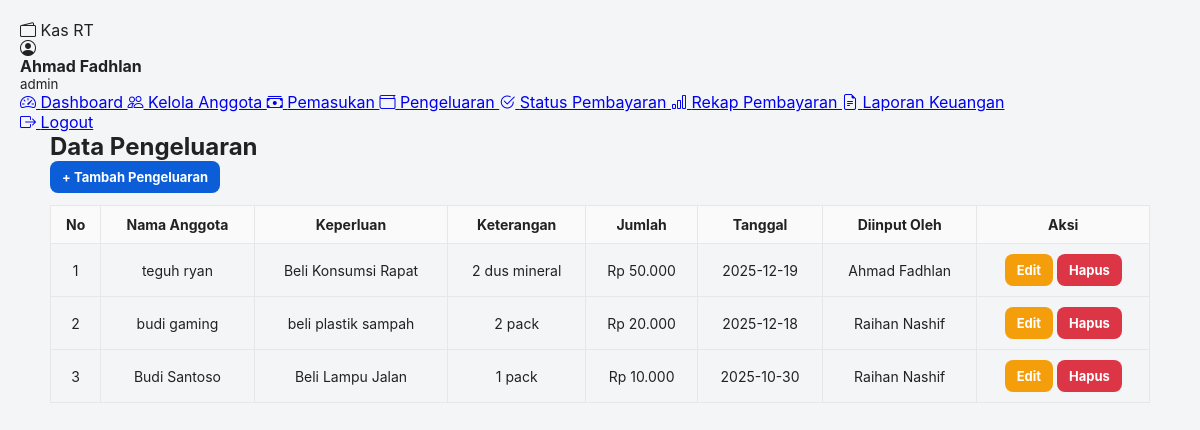
/frontend/admin/pengeluaran.php (signed in), run on the app's committed database.
### tables this page shows
CREATE TABLE `pengeluaran` (
  `id_pengeluaran` int(11) NOT NULL,
  `tanggal` date NOT NULL,
  `keperluan` varchar(100) NOT NULL,
  `jumlah` decimal(12,2) NOT NULL,
  `keterangan` varchar(255) DEFAULT NULL,
  `id_users` int(11) DEFAULT NULL,
  `input_by` int(11) NOT NULL
);

CREATE TABLE `users` (
  `id_users` int(11) NOT NULL,
  `nama` varchar(100) NOT NULL,
  `username` varchar(50) NOT NULL,
  `password` varchar(255) NOT NULL,
  `role` enum('superadmin','admin','anggota') NOT NULL,
  `alamat` varchar(200) DEFAULT NULL,
  `no_hp` varchar(20) DEFAULT NULL
);

### frontend/admin/pengeluaran.php (the view, shortened to what this page needs)
<?php
require "../config/koneksi.php";
include "../partials/navbar.php";
?>
<div class="container py-5">
    <h2 class="mb-4">Data Pengeluaran</h2>
    <div class="mb-3">
        <a href="tambah_pengeluaran.php" class="btn btn-primary">+ Tambah Pengeluaran</a>
    </div>
    <div class="table-responsive">
        <table class="table table-bordered table-striped align-middle">
            <thead class="table-dark text-center">
                <tr>
                    <th>No</th>
                    <th>Nama Anggota</th>
                    <th>Keperluan</th>
                    <th>Keterangan</th>
                    <th>Jumlah</th>
                    <th>Tanggal</th>
                    <th>Diinput Oleh</th>
                    <th>Aksi</th>
                </tr>
            </thead>
            <tbody>
            <?php
            $q = mysqli_query($conn, "
                SELECT p.*, u.nama AS anggota, a.nama AS input_admin
                FROM pengeluaran p
                LEFT JOIN users u ON p.id_users = u.id_users
                LEFT JOIN users a ON p.input_by = a.id_users
                ORDER BY p.tanggal DESC
            ");
            $no = 1;
            while ($r = mysqli_fetch_assoc($q)):
            ?>
                <tr class="text-center">
                    <td><?= $no++; ?></td>
                    <td><?= htmlentities($r['anggota']) ?></td>
                    <td><?= htmlentities($r['keperluan']) ?></td>
                    <td><?= htmlentities($r['keterangan']) ?></td>
                    <td>Rp <?= number_format($r['jumlah'], 0, ',', '.') ?></td>
                    <td><?= $r['tanggal'] ?></td>
                    <td><?= htmlentities($r['input_admin']) ?></td>
                    <td>
                        <a href="edit_pengeluaran.php?id=<?= $r['id_pengeluaran'] ?>" class="btn btn-sm btn-warning mb-1">Edit</a>
                        <a href="../../backend/pengeluaran/index.php?action=delete&id=<?= $r['id_pengeluaran'] ?>"
                           onclick="return confirm('Hapus pengeluaran ini?')"
                           class="btn btn-sm btn-danger mb-1">Hapus</a>
                    </td>
                </tr>
            <?php endwhile; ?>
            </tbody>
        </table>
    </div>
</div>

### style.css (style rules this page uses)
* { box-sizing: border-box; margin: 0; padding: 0; font-family: Inter, "Segoe UI", Roboto, Arial, sans-serif; }
.container { max-width: 1100px; margin: 0 auto; }
.table { width: 100%; border-collapse: collapse; margin-top: 12px; }
.table th, .table td { padding: 10px; border: 1px solid #e7e7e7; text-align: center !important; font-size: 14px; }
.table th { background: #fafafa; }
.btn { display: inline-block; padding: 8px 12px; border-radius: 8px; text-decoration: none; font-weight: 700; font-size: 13px; }
.btn-primary { background: #0b5ed7; color: #fff; }
.btn-warning { background: #f59e0b; color: #fff; }
.btn-danger { background: #dc3545; color: #fff; }

### data on the page
pengeluaran: id_users.nama "teguh ryan", keperluan "Beli Konsumsi Rapat", keterangan "2 dus mineral", jumlah "50.000", tanggal "2025-12-19", users.nama "Ahmad Fadhlan"
pengeluaran: id_users.nama "budi gaming", keperluan "beli plastik sampah", keterangan "2 pack", jumlah "20.000", tanggal "2025-12-18", users.nama "Raihan Nashif"
pengeluaran: id_users.nama "Budi Santoso", keperluan "Beli Lampu Jalan", keterangan "1 pack", jumlah "10.000", tanggal "2025-10-30", users.nama "Raihan Nashif"

### other printed values
$nama "Ahmad Fadhlan"
$role "admin"
